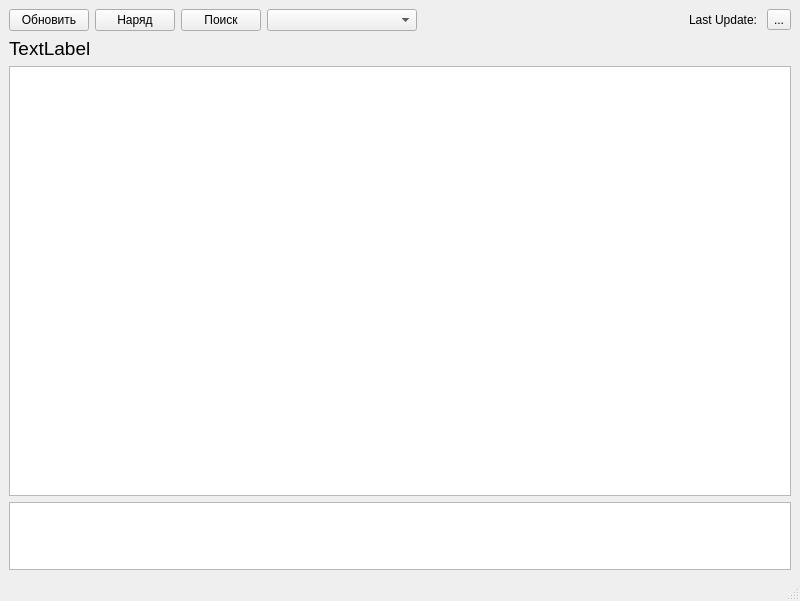
<?xml version="1.0" encoding="UTF-8"?>
<ui version="4.0">
 <class>MainWindow</class>
 <widget class="QMainWindow" name="MainWindow">
  <property name="enabled">
   <bool>true</bool>
  </property>
  <property name="geometry">
   <rect>
    <x>0</x>
    <y>0</y>
    <width>800</width>
    <height>601</height>
   </rect>
  </property>
  <property name="sizePolicy">
   <sizepolicy hsizetype="Expanding" vsizetype="Expanding">
    <horstretch>0</horstretch>
    <verstretch>0</verstretch>
   </sizepolicy>
  </property>
  <property name="minimumSize">
   <size>
    <width>800</width>
    <height>600</height>
   </size>
  </property>
  <property name="windowTitle">
   <string>109</string>
  </property>
  <property name="windowIcon">
   <iconset>
    <normaloff>phone1.png</normaloff>phone1.png</iconset>
  </property>
  <widget class="QWidget" name="centralwidget">
   <property name="sizePolicy">
    <sizepolicy hsizetype="Minimum" vsizetype="Minimum">
     <horstretch>0</horstretch>
     <verstretch>0</verstretch>
    </sizepolicy>
   </property>
   <layout class="QVBoxLayout" name="verticalLayout">
    <item>
     <layout class="QHBoxLayout" name="horizontalLayout">
      <item>
       <widget class="QPushButton" name="pushButton">
        <property name="sizePolicy">
         <sizepolicy hsizetype="Maximum" vsizetype="Maximum">
          <horstretch>0</horstretch>
          <verstretch>0</verstretch>
         </sizepolicy>
        </property>
        <property name="text">
         <string>Обновить</string>
        </property>
       </widget>
      </item>
      <item>
       <widget class="QPushButton" name="pushButton_2">
        <property name="sizePolicy">
         <sizepolicy hsizetype="Maximum" vsizetype="Fixed">
          <horstretch>0</horstretch>
          <verstretch>0</verstretch>
         </sizepolicy>
        </property>
        <property name="text">
         <string>Наряд</string>
        </property>
       </widget>
      </item>
      <item>
       <widget class="QPushButton" name="pushButton_3">
        <property name="sizePolicy">
         <sizepolicy hsizetype="Maximum" vsizetype="Maximum">
          <horstretch>0</horstretch>
          <verstretch>0</verstretch>
         </sizepolicy>
        </property>
        <property name="text">
         <string>Поиск</string>
        </property>
       </widget>
      </item>
      <item>
       <widget class="QComboBox" name="comboBox">
        <property name="maximumSize">
         <size>
          <width>150</width>
          <height>16777215</height>
         </size>
        </property>
       </widget>
      </item>
      <item alignment="Qt::AlignRight">
       <widget class="QLabel" name="label">
        <property name="text">
         <string>Last Update: </string>
        </property>
       </widget>
      </item>
      <item>
       <widget class="QToolButton" name="toolButton">
        <property name="text">
         <string>...</string>
        </property>
       </widget>
      </item>
     </layout>
    </item>
    <item>
     <widget class="QLabel" name="label_2">
      <property name="font">
       <font>
        <pointsize>14</pointsize>
       </font>
      </property>
      <property name="text">
       <string>TextLabel</string>
      </property>
     </widget>
    </item>
    <item>
     <widget class="QTableWidget" name="tableWidget">
      <property name="font">
       <font>
        <family>Sitka Small</family>
        <pointsize>11</pointsize>
       </font>
      </property>
      <property name="focusPolicy">
       <enum>Qt::NoFocus</enum>
      </property>
      <property name="contextMenuPolicy">
       <enum>Qt::NoContextMenu</enum>
      </property>
     </widget>
    </item>
    <item>
     <widget class="QTableWidget" name="tableWidget_2">
      <property name="maximumSize">
       <size>
        <width>16777215</width>
        <height>68</height>
       </size>
      </property>
      <property name="focusPolicy">
       <enum>Qt::NoFocus</enum>
      </property>
      <property name="contextMenuPolicy">
       <enum>Qt::NoContextMenu</enum>
      </property>
     </widget>
    </item>
   </layout>
  </widget>
  <widget class="QStatusBar" name="statusbar"/>
 </widget>
 <resources/>
 <connections/>
</ui>
